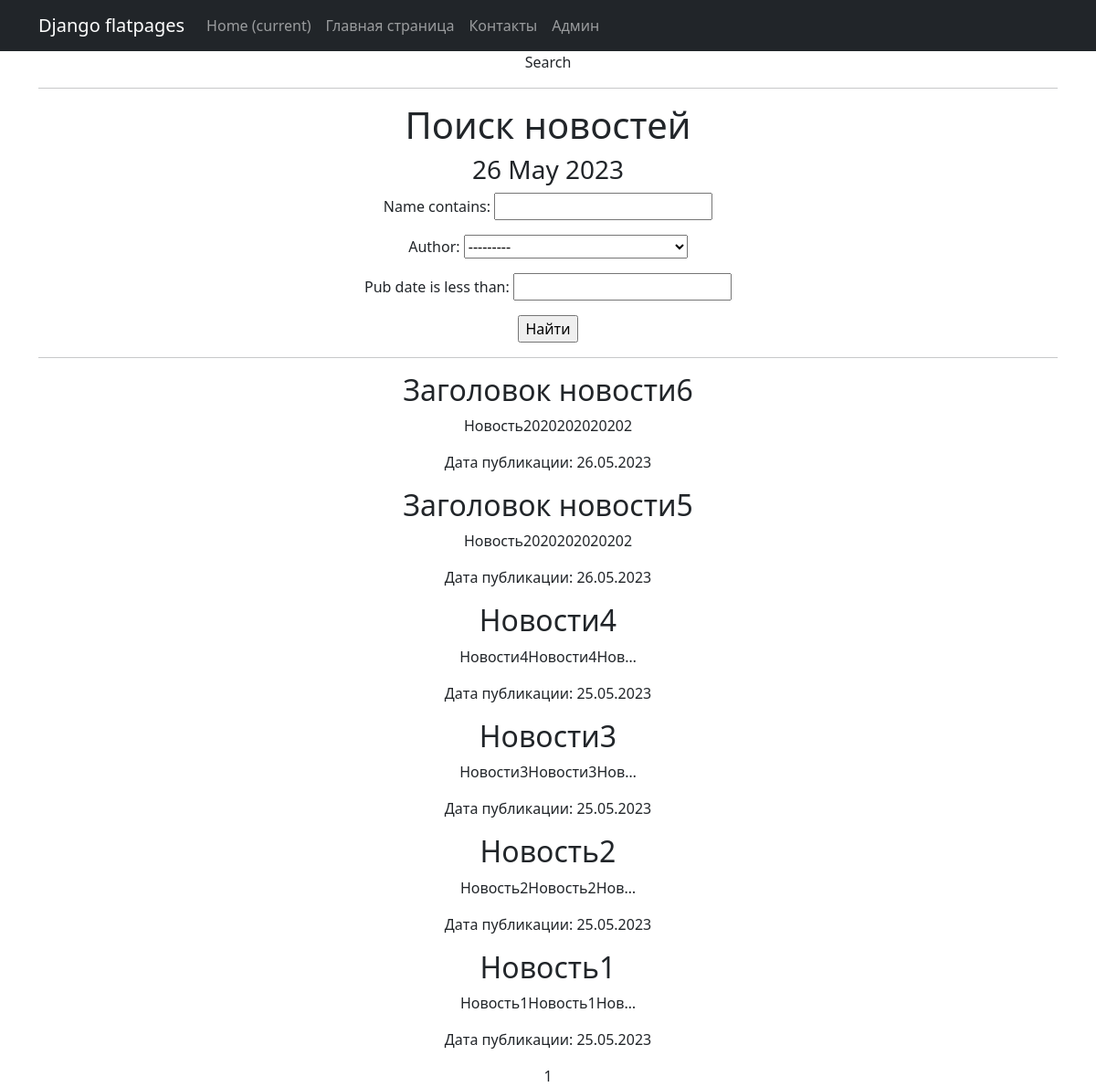
The app's page /news/search/ with its own data.
### simpleapp/models.py (models this page shows, shortened)
class Post(models.Model):
    ARTICLE = 'article'
    NEWS = 'news'
    CATEGORY_CHOICES = (
        (ARTICLE, 'Статья'),
        (NEWS, 'Новость'),
    )
    type_post = models.CharField(max_length=20, choices=CATEGORY_CHOICES)
    pub_date = models.DateTimeField(auto_now_add=True)
    author = models.ForeignKey(Author, on_delete=models.CASCADE)
    name = models.CharField(
        max_length=50,
        unique=True,
    )
    description = models.TextField()
    category = models.ForeignKey(
        Category,
        on_delete=models.CASCADE,
        related_name='post',
    )
    rating = models.FloatField(
        validators=[MinValueValidator(0.0)], default=0.0
    )

### simpleapp/views.py (the view)
# urls.py: path('news/search/', SearchList.as_view(), name='news_search'),
class SearchList(ListView):
    model = Post
    ordering = '-pub_date'
    template_name = 'news_search.html'
    context_object_name = 'posts'
    paginate_by = 10
    def get_queryset(self):
        queryset = super().get_queryset()
        self.filterset = PostFilter(self.request.GET, queryset)
        return self.filterset.qs
    def get_context_data(self, **kwargs):
        context = super().get_context_data(**kwargs)
        context['time_now'] = datetime.utcnow()
        context['next_sale'] = None
        context['filterset'] = self.filterset
        return context

### simpleapp/models.py (called while the page is built)
    def __str__(self):
        return f'{self.user}'

### simpleapp/templatetags/censor.py (called while the page is built)
def censor(value):
    bad_words = ["капуста"]
    for word in bad_words:
        value = value.replace(word, '*' * len(word))
    return value

### simpleapp/templatetags/custom_tags.py (called while the page is built)
@register.simple_tag()
def current_time(format_string='%b %d %Y'):
   return datetime.utcnow().strftime(format_string)

### templates/news_search.html (shortened to what this page needs)
{% extends 'flatpages/default.html' %}
{% block title %}
Search
{% endblock title %}
{% block content %}
<h1>Поиск новостей</h1>
<h3>{% load custom_tags %}</h3>
    <h3>{% load censor %}</h3>
   <h3>{% current_time '%d %b %Y' %}</h3>
<form action="" method="get">
     {{ filterset.form.as_p }}
     <input type="submit" value="Найти" />
 </form>
   <hr>
   {% if posts %}
       {% for post in posts %}
           <h2>{{ post.name }}</h2>
           <p>{{ post.description|truncatechars:20|censor }}</p>
           <p>Дата публикации: {{ post.pub_date|date:'d.m.Y' }}</p>
       {% endfor %}
   {% else %}
       <h2>Новостей нет!</h2>
   {% endif %}
   {{ page_obj.number }}
{% endblock content %}

### records on screen
Post: name "Заголовок новости6", description|censor "Новость2020202020202", pub_date "26.05.2023"
Post: name "Заголовок новости5", description|censor "Новость2020202020202", pub_date "26.05.2023"
Post: name "Новости4", description|censor "Новости4Новости4Нов…", pub_date "25.05.2023"
Post: name "Новости3", description|censor "Новости3Новости3Нов…", pub_date "25.05.2023"
Post: name "Новость2", description|censor "Новость2Новость2Нов…", pub_date "25.05.2023"
Post: name "Новость1", description|censor "Новость1Новость1Нов…", pub_date "25.05.2023"

### other values on screen
{{ page_obj.number }} "1"
